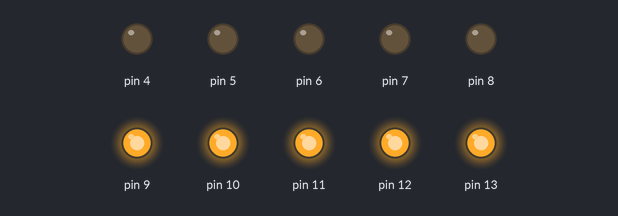
The sketch below on a simulated Arduino Uno, built with avr-gcc and run on an emulated ATmega328P. Shown: output pins drawn as LEDs (lit = HIGH).

Above: at 0.1 s.
At 3.1 s:
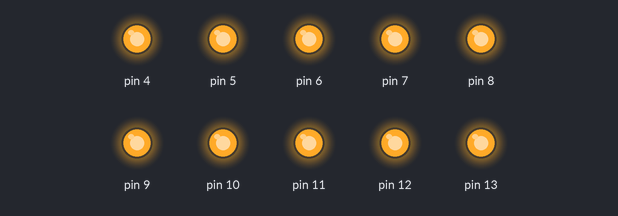
Timing chart, 0 to 4.6 s (numbered marks = the images above):
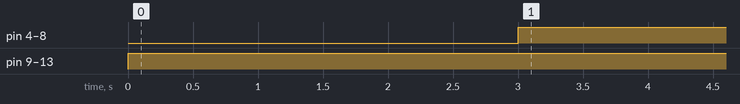

Measured:
- by itself, pin 4–8: LOW → HIGH at 3.0 s
- by itself, pin 9–13: LOW → HIGH at 0.00 s

The sketch:

led2.ino
```cpp
// C++ code
//
void setup()
{
  pinMode(13, OUTPUT);
  pinMode(12, OUTPUT);
  pinMode(11, OUTPUT);
  pinMode(10, OUTPUT);
  pinMode(9, OUTPUT);
  pinMode(8, OUTPUT);
  pinMode(7, OUTPUT);
  pinMode(6, OUTPUT);
  pinMode(5, OUTPUT);
  pinMode(4, OUTPUT);
}

void loop()
{
  digitalWrite(13, HIGH);
  digitalWrite(12, HIGH);
  digitalWrite(11, HIGH);
  digitalWrite(10, HIGH);
  digitalWrite(9, HIGH);
  delay(1000); // Wait for 1000 millisecond(s)
  digitalWrite(13, HIGH);
  digitalWrite(12, HIGH);
  digitalWrite(11, HIGH);
  digitalWrite(10, HIGH);
  digitalWrite(9, HIGH);
  delay(2000); // Wait for 1000 millisecond(s)

  digitalWrite(8, HIGH);
  digitalWrite(7, HIGH);
  digitalWrite(6, HIGH);
  digitalWrite(5, HIGH);
  digitalWrite(4, HIGH);
  delay(1000); // Wait for 1000 millisecond(s)
  digitalWrite(8, HIGH);
  digitalWrite(7, HIGH);
  digitalWrite(6, HIGH);
  digitalWrite(5, HIGH);
  digitalWrite(4, HIGH);
  delay(2000); // Wait for 1000 millisecond(s)
}
```
